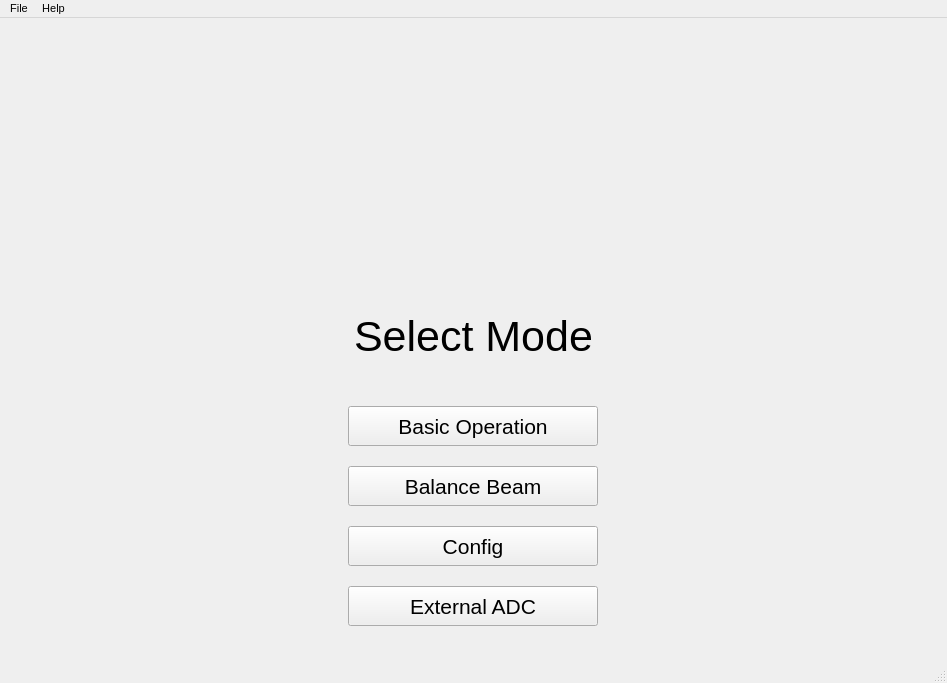
<?xml version="1.0" encoding="UTF-8"?>
<ui version="4.0">
 <class>MainWindow</class>
 <widget class="QMainWindow" name="MainWindow">
  <property name="geometry">
   <rect>
    <x>0</x>
    <y>0</y>
    <width>947</width>
    <height>683</height>
   </rect>
  </property>
  <property name="maximumSize">
   <size>
    <width>947</width>
    <height>692</height>
   </size>
  </property>
  <property name="font">
   <font>
    <family>Segoe UI</family>
    <pointsize>16</pointsize>
   </font>
  </property>
  <property name="windowTitle">
   <string>MainWindow</string>
  </property>
  <widget class="QWidget" name="centralwidget">
   <layout class="QVBoxLayout" name="verticalLayout">
    <item alignment="Qt::AlignHCenter">
     <widget class="QLabel" name="logo">
      <property name="maximumSize">
       <size>
        <width>750</width>
        <height>225</height>
       </size>
      </property>
      <property name="text">
       <string/>
      </property>
      <property name="pixmap">
       <pixmap>CyDAQ.png</pixmap>
      </property>
      <property name="margin">
       <number>26</number>
      </property>
     </widget>
    </item>
    <item alignment="Qt::AlignHCenter">
     <widget class="QLabel" name="select_mode_header">
      <property name="maximumSize">
       <size>
        <width>275</width>
        <height>100</height>
       </size>
      </property>
      <property name="font">
       <font>
        <family>Segoe UI</family>
        <pointsize>32</pointsize>
        <kerning>true</kerning>
       </font>
      </property>
      <property name="text">
       <string>Select Mode</string>
      </property>
      <property name="alignment">
       <set>Qt::AlignLeading|Qt::AlignLeft|Qt::AlignVCenter</set>
      </property>
      <property name="wordWrap">
       <bool>false</bool>
      </property>
      <property name="margin">
       <number>0</number>
      </property>
     </widget>
    </item>
    <item alignment="Qt::AlignHCenter">
     <widget class="QPushButton" name="basic_operation_btn">
      <property name="minimumSize">
       <size>
        <width>250</width>
        <height>40</height>
       </size>
      </property>
      <property name="maximumSize">
       <size>
        <width>500</width>
        <height>40</height>
       </size>
      </property>
      <property name="cursor">
       <cursorShape>ArrowCursor</cursorShape>
      </property>
      <property name="text">
       <string>Basic Operation</string>
      </property>
     </widget>
    </item>
    <item alignment="Qt::AlignHCenter">
     <widget class="QPushButton" name="balance_beam_btn">
      <property name="minimumSize">
       <size>
        <width>250</width>
        <height>40</height>
       </size>
      </property>
      <property name="maximumSize">
       <size>
        <width>500</width>
        <height>40</height>
       </size>
      </property>
      <property name="text">
       <string>Balance Beam</string>
      </property>
     </widget>
    </item>
    <item alignment="Qt::AlignHCenter">
     <widget class="QPushButton" name="config_btn">
      <property name="minimumSize">
       <size>
        <width>250</width>
        <height>40</height>
       </size>
      </property>
      <property name="maximumSize">
       <size>
        <width>500</width>
        <height>40</height>
       </size>
      </property>
      <property name="text">
       <string>Config</string>
      </property>
     </widget>
    </item>
    <item alignment="Qt::AlignHCenter">
     <widget class="QPushButton" name="external_adc_btn">
      <property name="minimumSize">
       <size>
        <width>250</width>
        <height>40</height>
       </size>
      </property>
      <property name="maximumSize">
       <size>
        <width>500</width>
        <height>40</height>
       </size>
      </property>
      <property name="text">
       <string>External ADC</string>
      </property>
     </widget>
    </item>
   </layout>
  </widget>
  <widget class="QMenuBar" name="menubar">
   <property name="geometry">
    <rect>
     <x>0</x>
     <y>0</y>
     <width>947</width>
     <height>19</height>
    </rect>
   </property>
   <property name="font">
    <font>
     <pointsize>8</pointsize>
    </font>
   </property>
   <widget class="QMenu" name="menuFile">
    <property name="title">
     <string>File</string>
    </property>
    <addaction name="actionRestart"/>
    <addaction name="actionQuit"/>
   </widget>
   <widget class="QMenu" name="menuHelp">
    <property name="title">
     <string>Help</string>
    </property>
    <addaction name="actionPing_CyDAQ"/>
   </widget>
   <addaction name="menuFile"/>
   <addaction name="menuHelp"/>
  </widget>
  <widget class="QStatusBar" name="statusbar"/>
  <action name="actionRestart">
   <property name="text">
    <string>Restart</string>
   </property>
  </action>
  <action name="actionQuit">
   <property name="text">
    <string>Quit</string>
   </property>
  </action>
  <action name="actionPing_CyDAQ">
   <property name="text">
    <string>Ping CyDAQ</string>
   </property>
  </action>
 </widget>
 <resources/>
 <connections/>
</ui>
